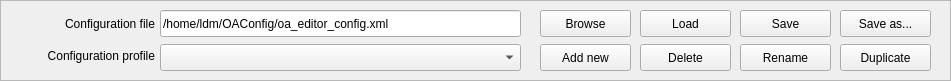
   <widget class="QFrame" name="frame_2">
    <property name="geometry">
     <rect>
      <x>20</x>
      <y>40</y>
      <width>951</width>
      <height>81</height>
     </rect>
    </property>
    <property name="frameShape">
     <enum>QFrame::StyledPanel</enum>
    </property>
    <property name="frameShadow">
     <enum>QFrame::Raised</enum>
    </property>
    <widget class="QLineEdit" name="config_file">
     <property name="geometry">
      <rect>
       <x>160</x>
       <y>10</y>
       <width>361</width>
       <height>27</height>
      </rect>
     </property>
     <property name="whatsThis">
      <string>&lt;html&gt;&lt;head/&gt;&lt;body&gt;&lt;p&gt;The path to the configuration file for the editor.&lt;/p&gt;&lt;/body&gt;&lt;/html&gt;</string>
     </property>
     <property name="text">
      <string>/home/ldm/OAConfig/oa_editor_config.xml</string>
     </property>
     <property name="readOnly">
      <bool>true</bool>
     </property>
    </widget>
    <widget class="QLabel" name="label_10">
     <property name="geometry">
      <rect>
       <x>34</x>
       <y>14</y>
       <width>121</width>
       <height>20</height>
      </rect>
     </property>
     <property name="text">
      <string>Configuration file</string>
     </property>
     <property name="alignment">
      <set>Qt::AlignRight|Qt::AlignTrailing|Qt::AlignVCenter</set>
     </property>
    </widget>
    <widget class="QPushButton" name="config_load">
     <property name="geometry">
      <rect>
       <x>640</x>
       <y>10</y>
       <width>91</width>
       <height>27</height>
      </rect>
     </property>
     <property name="whatsThis">
      <string>&lt;html&gt;&lt;head/&gt;&lt;body&gt;&lt;p&gt;Load the specified configuration file.&lt;/p&gt;&lt;p&gt;&lt;span style=&quot; font-weight:600;&quot;&gt;NOTE: reloading will discard all the unsaved modifications to all profiles.&lt;/span&gt;&lt;/p&gt;&lt;/body&gt;&lt;/html&gt;</string>
     </property>
     <property name="text">
      <string>Load</string>
     </property>
    </widget>
    <widget class="QPushButton" name="config_browse">
     <property name="geometry">
      <rect>
       <x>540</x>
       <y>10</y>
       <width>91</width>
       <height>27</height>
      </rect>
     </property>
     <property name="toolTip">
      <string>&lt;html&gt;&lt;head/&gt;&lt;body&gt;&lt;p&gt;Pippo!&lt;/p&gt;&lt;/body&gt;&lt;/html&gt;</string>
     </property>
     <property name="whatsThis">
      <string>&lt;html&gt;&lt;head/&gt;&lt;body&gt;&lt;p&gt;Open a file browser to search for the editor's configuration file.&lt;/p&gt;&lt;/body&gt;&lt;/html&gt;</string>
     </property>
     <property name="text">
      <string>Browse</string>
     </property>
    </widget>
    <widget class="QPushButton" name="config_save">
     <property name="geometry">
      <rect>
       <x>740</x>
       <y>10</y>
       <width>91</width>
       <height>27</height>
      </rect>
     </property>
     <property name="whatsThis">
      <string>&lt;html&gt;&lt;head/&gt;&lt;body&gt;&lt;p&gt;Save all the modifications to the configuration file. Note that all profiles will be saved, not only the current one.&lt;/p&gt;&lt;/body&gt;&lt;/html&gt;</string>
     </property>
     <property name="text">
      <string>Save</string>
     </property>
    </widget>
    <widget class="QPushButton" name="config_saveas">
     <property name="geometry">
      <rect>
       <x>840</x>
       <y>10</y>
       <width>91</width>
       <height>27</height>
      </rect>
     </property>
     <property name="whatsThis">
      <string>&lt;html&gt;&lt;head/&gt;&lt;body&gt;&lt;p&gt;Save a backup copy of the configuration file to a different location.&lt;/p&gt;&lt;/body&gt;&lt;/html&gt;</string>
     </property>
     <property name="text">
      <string>Save as...</string>
     </property>
    </widget>
    <widget class="QComboBox" name="profile_list">
     <property name="geometry">
      <rect>
       <x>160</x>
       <y>44</y>
       <width>361</width>
       <height>27</height>
      </rect>
     </property>
     <property name="whatsThis">
      <string>&lt;html&gt;&lt;head/&gt;&lt;body&gt;&lt;p&gt;Select the current configuration profile. Changing profile will not affect modifications made to other profiles.&lt;/p&gt;&lt;/body&gt;&lt;/html&gt;</string>
     </property>
    </widget>
    <widget class="QLabel" name="label_19">
     <property name="geometry">
      <rect>
       <x>4</x>
       <y>46</y>
       <width>151</width>
       <height>20</height>
      </rect>
     </property>
     <property name="text">
      <string>Configuration profile</string>
     </property>
     <property name="alignment">
      <set>Qt::AlignRight|Qt::AlignTrailing|Qt::AlignVCenter</set>
     </property>
    </widget>
    <widget class="QPushButton" name="profile_add">
     <property name="geometry">
      <rect>
       <x>540</x>
       <y>44</y>
       <width>91</width>
       <height>27</height>
      </rect>
     </property>
     <property name="whatsThis">
      <string>&lt;html&gt;&lt;head/&gt;&lt;body&gt;&lt;p&gt;Add a new empty profile to the configuration.&lt;/p&gt;&lt;/body&gt;&lt;/html&gt;</string>
     </property>
     <property name="text">
      <string>Add new</string>
     </property>
    </widget>
    <widget class="QPushButton" name="profile_delete">
     <property name="geometry">
      <rect>
       <x>640</x>
       <y>44</y>
       <width>91</width>
       <height>27</height>
      </rect>
     </property>
     <property name="whatsThis">
      <string>&lt;html&gt;&lt;head/&gt;&lt;body&gt;&lt;p&gt;Delete the currently selected profile.&lt;/p&gt;&lt;/body&gt;&lt;/html&gt;</string>
     </property>
     <property name="text">
      <string>Delete</string>
     </property>
    </widget>
    <widget class="QPushButton" name="profile_rename">
     <property name="geometry">
      <rect>
       <x>740</x>
       <y>44</y>
       <width>91</width>
       <height>27</height>
      </rect>
     </property>
     <property name="whatsThis">
      <string>&lt;html&gt;&lt;head/&gt;&lt;body&gt;&lt;p&gt;Rename the currently selected profile.&lt;/p&gt;&lt;/body&gt;&lt;/html&gt;</string>
     </property>
     <property name="text">
      <string>Rename</string>
     </property>
    </widget>
    <widget class="QPushButton" name="profile_duplicate">
     <property name="geometry">
      <rect>
       <x>840</x>
       <y>44</y>
       <width>91</width>
       <height>27</height>
      </rect>
     </property>
     <property name="whatsThis">
      <string>&lt;html&gt;&lt;head/&gt;&lt;body&gt;&lt;p&gt;Duplicate the current profile.&lt;/p&gt;&lt;/body&gt;&lt;/html&gt;</string>
     </property>
     <property name="text">
      <string>Duplicate</string>
     </property>
    </widget>
   </widget>
